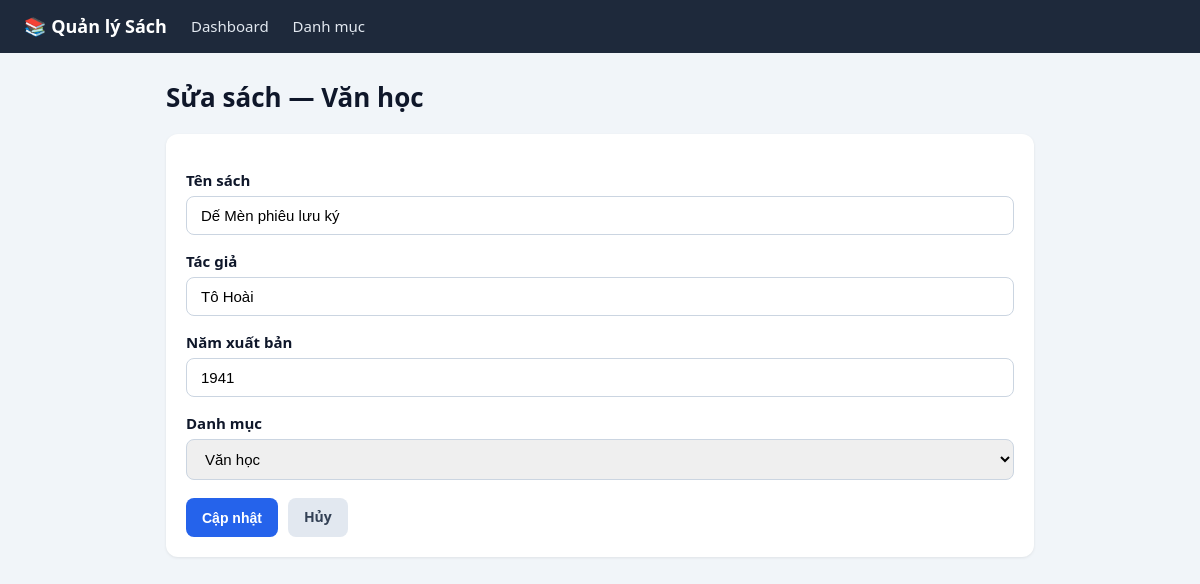
/books/1/edit, run on the app's committed database.
### app.py (models this page shows)
class Category(db.Model):
    id: Mapped[int] = mapped_column(primary_key=True)
    name: Mapped[str] = mapped_column(String(100), unique=True)
    description: Mapped[str] = mapped_column(String(300), default="")
    books: Mapped[list["Book"]] = db.relationship(back_populates="category", cascade="all, delete-orphan")

class Book(db.Model):
    id: Mapped[int] = mapped_column(primary_key=True)
    title: Mapped[str] = mapped_column(String(200))
    author: Mapped[str] = mapped_column(String(100))
    year: Mapped[int] = mapped_column(default=0)
    category_id: Mapped[int] = mapped_column(db.ForeignKey("category.id"))
    category: Mapped["Category"] = db.relationship(back_populates="books")

### app.py (the view, shortened to what this page needs)
@app.route("/books/<int:id>/edit", methods=["GET", "POST"])
def book_edit(id):
    book = db.session.get(Book, id)
    if not book:
        return "Không tìm thấy sách.", 404
    cats = db.session.execute(db.select(Category).order_by(Category.name)).scalars().all()
    return render_template("book_form.html", cat=book.category, book=book, error=None, cats=cats)

### templates/book_form.html (shortened to what this page needs)
{% extends "base.html" %}
{% block content %}
<h1>{{ "Sửa" if book else "Thêm" }} sách — {{ cat.name }}</h1>
<div class="card">
    <form method="post">
        <label>Tên sách</label>
        <input type="text" name="title" value="{{ book.title if book else '' }}" required>
        <label>Tác giả</label>
        <input type="text" name="author" value="{{ book.author if book else '' }}" required>
        <label>Năm xuất bản</label>
        <input type="number" name="year" value="{{ book.year if book and book.year else '' }}">
        {% if book and cats %}
        <label>Danh mục</label>
        <select name="category_id">
            {% for c in cats %}
            <option value="{{ c.id }}" {{ 'selected' if c.id == book.category_id else '' }}>{{ c.name }}</option>
            {% endfor %}
        </select>
        {% endif %}
        <div style="margin-top:18px;display:flex;gap:10px">
            <button type="submit" class="btn btn-primary">{{ "Cập nhật" if book else "Thêm" }}</button>
            <a href="{{ url_for('book_list', cat_id=cat.id) }}" class="btn btn-secondary">Hủy</a>
        </div>
    </form>
</div>
{% endblock %}

### templates/base.html (style rules this page uses)
* { box-sizing: border-box; margin: 0; padding: 0; }
body { font-family: 'Segoe UI', system-ui, sans-serif; background: #f1f5f9; color: #0f172a; line-height: 1.6; }
h1 { font-size: 26px; margin-bottom: 16px; }
.card { background: #fff; border-radius: 12px; padding: 20px; margin-bottom: 16px; box-shadow: 0 1px 3px rgba(0,0,0,.08); }
.btn { display: inline-block; padding: 8px 16px; border-radius: 8px; font-size: 14px; font-weight: 600; text-decoration: none; cursor: pointer; border: none; }
.btn-primary { background: #2563eb; color: #fff; }
.btn-secondary { background: #e2e8f0; color: #334155; }
input[type=text], input[type=number], select, textarea { width: 100%; padding: 10px 14px; border: 1.5px solid #cbd5e1; border-radius: 8px; font-size: 15px; margin-top: 4px; }
label { display: block; font-weight: 600; margin-top: 14px; font-size: 15px; }

### data on the page
Category: name "Văn học"
Book: title "Dế Mèn phiêu lưu ký", author "Tô Hoài", year "1941"

### other printed values
{{ "Sửa" if book else "Thêm" }} "Sửa"
{{ "Cập nhật" if book else "Thêm" }} "Cập nhật"
form field category_id "Văn học"
